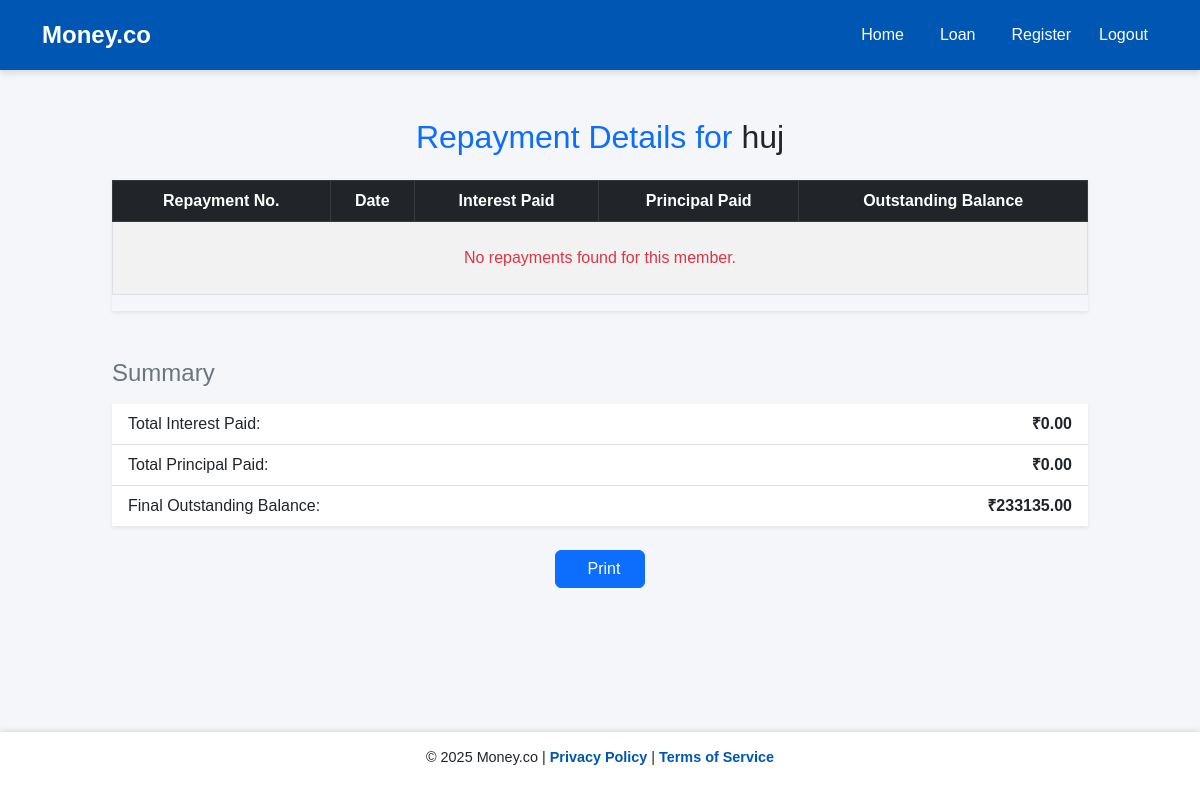
/repayments/8/, run on an earlier commit of the app's database.
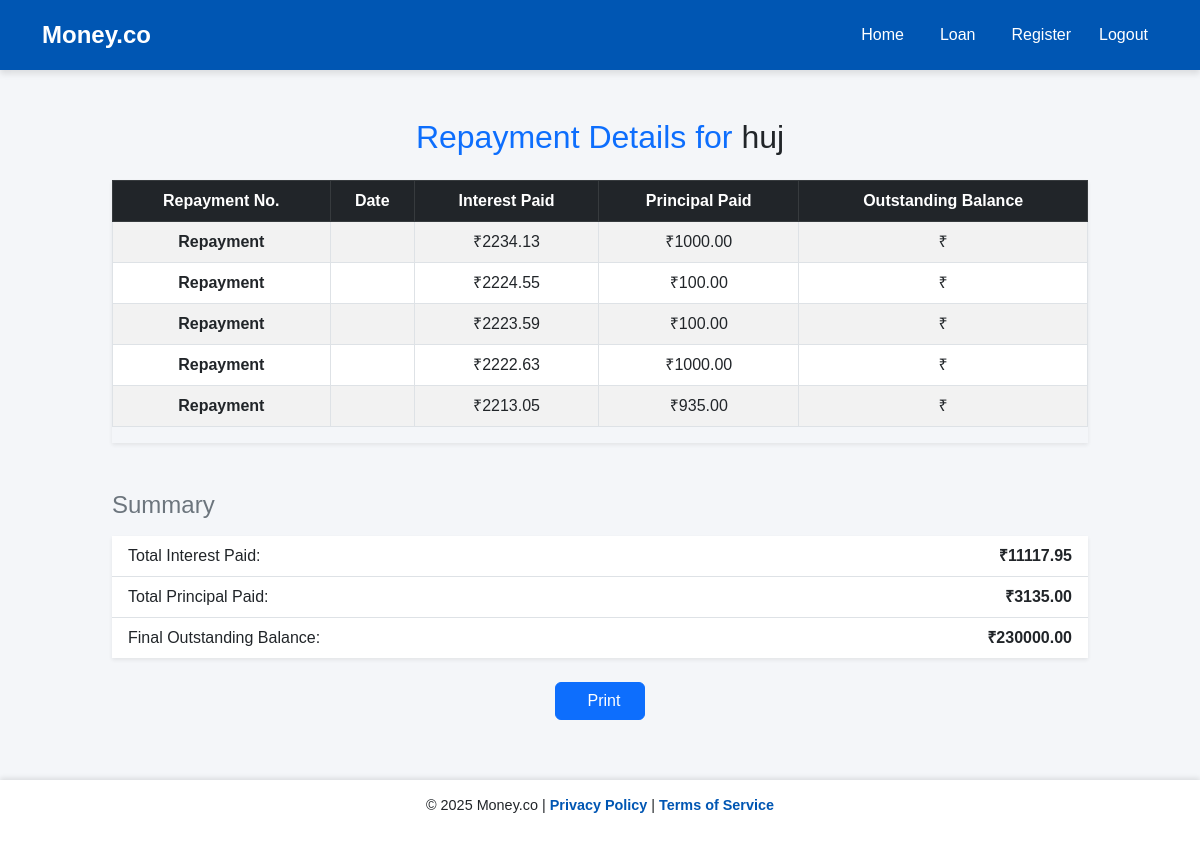
And on a later commit of the database.
### moneyapp/models.py (models this page shows, shortened)
class Member(models.Model):
    ROLE_CHOICES = [
        ('Teaching', 'Teaching Staff'),
        ('Non-Teaching', 'Non-Teaching Staff'),
    ]
    name = models.CharField(max_length=100)
    member_id = models.CharField(max_length=50, unique=True)
    department = models.CharField(max_length=100, blank=True)
    designation = models.CharField(max_length=100, blank=True)
    mob = models.BigIntegerField()
    email = models.EmailField()
    dob = models.DateField()
    doj = models.DateField()
    doj_service = models.DateField()
    maximum_period = models.IntegerField()
    max_loan_amount = models.DecimalField(max_digits=10, decimal_places=2)
    city = models.CharField(max_length=100)
    pincode = models.CharField(max_length=10)
    role = models.CharField(max_length=20, choices=ROLE_CHOICES, default='Non-Teaching')
    has_loan = models.BooleanField(default=False)

class LoanRepayment(models.Model):
    member = models.ForeignKey(Member, on_delete=models.CASCADE)
    interest_paid = models.DecimalField(max_digits=10, decimal_places=2)
    principal_paid = models.DecimalField(max_digits=10, decimal_places=2)
    total_payment = models.DecimalField(max_digits=10, decimal_places=2)
    repayment_date = models.DateField(auto_now_add=False)

### moneyapp/views.py (the view)
# urls.py: path('repayments/<int:member_id>/', views.repayment_details, name='repayment_detail'),
def repayment_details(request, member_id):
    member = get_object_or_404(Member, id=member_id)
    repayments = LoanRepayment.objects.filter(member=member).order_by('id')
    total_interest = sum(r.interest_paid for r in repayments)
    total_principal = sum(r.principal_paid for r in repayments)
    final_balance = member.max_loan_amount
    return render(request, 'repayment_detail.html', {  # Changed from 'repayments/repayment_details.html'
        'member': member,
        'repayments': repayments,
        'total_interest': total_interest,
        'total_principal': total_principal,
        'final_balance': final_balance
    })

### moneyapp/templates/repayment_detail.html (shortened to what this page needs)
{% extends 'base.html' %}
{% block content %}
<div class="container my-5" style="max-width: 1000px;">
    <h2 class="text-center text-primary mb-4">Repayment Details for <span class="text-dark">{{ member.name }}</span></h2>
    <div class="table-responsive shadow-sm">
        <table class="table table-striped table-bordered align-middle">
            <thead class="table-dark text-center">
                <tr>
                    <th>Repayment No.</th>
                    <th>Date</th>
                    <th>Interest Paid</th>
                    <th>Principal Paid</th>
                    <th>Outstanding Balance</th>
                </tr>
            </thead>
            <tbody>
                {% if repayments %}
                    {% for repayment in repayments %}
                        <tr class="text-center">
                            <td><strong>Repayment {{ repayment.repayment_number }}</strong></td>
                            <td>{{ repayment.date|date:"d M Y" }}</td>
                            <td>₹{{ repayment.interest_paid|floatformat:2 }}</td>
                            <td>₹{{ repayment.principal_paid|floatformat:2 }}</td>
                            <td>₹{{ repayment.outstanding_balance|floatformat:2 }}</td>
                        </tr>
                    {% endfor %}
                {% else %}
                    <tr>
                        <td colspan="5" class="text-center text-danger py-4">
                            No repayments found for this member.
                        </td>
                    </tr>
                {% endif %}
            </tbody>
        </table>
    </div>
    <div class="mt-5">
        <h4 class="mb-3 text-secondary">Summary</h4>
        <ul class="list-group list-group-flush shadow-sm">
            <li class="list-group-item d-flex justify-content-between">
                <span>Total Interest Paid:</span> <strong>₹{{ total_interest|floatformat:2 }}</strong>
            </li>
            <li class="list-group-item d-flex justify-content-between">
                <span>Total Principal Paid:</span> <strong>₹{{ total_principal|floatformat:2 }}</strong>
            </li>
            <li class="list-group-item d-flex justify-content-between">
                <span>Final Outstanding Balance:</span> <strong>₹{{ final_balance|floatformat:2 }}</strong>
            </li>
        </ul>
    </div>
    <div class="text-center mt-4">
        <button onclick="window.print()" class="btn btn-primary px-4">
            Print
        </button>
    </div>
</div>
{% endblock %}

### moneyapp/templates/base.html (shortened to what this page needs)
<!DOCTYPE html>
<html lang="en">
<head>
    <link href="https://cdn.jsdelivr.net/npm/bootstrap@5.3.0/dist/css/bootstrap.min.css" rel="stylesheet">
</head>
<body>
    {% if request.resolver_match.url_name != "login" %}
    <nav class="navbar navbar-expand-lg">
        <div class="container">
            <a class="navbar-brand" href="{% url 'home' %}">Money.co</a>
            <div class="collapse navbar-collapse" id="navbarNav">
                <ul class="navbar-nav ms-auto">
                    <li class="nav-item">
                        <a class="nav-link" href="{% url 'home' %}">Home</a>
                    </li>
                    <li class="nav-item">
                        <a class="nav-link" href="{% url 'loan' %}">Loan</a>
                    </li>
                    <li class="nav-item">
                        <a class="nav-link" href="{% url 'register_member' %}">Register</a>
                    </li>
                    <li class="nav-item d-flex align-items-center">
                        <form method="post" action="{% url 'logout' %}">
                            <button type="submit" class="nav-link text-danger btn btn-link p-0" style="border: none;">Logout</button>
                        </form>
                    </li>
                </ul>
            </div>
        </div>
    </nav>
    {% endif %}
    {% block content %}
    {% endblock %}
    {% if request.resolver_match.url_name != "login" %}
    <div class="footer">
        <p>&copy; 2025 Money.co | <a href="#">Privacy Policy</a> | <a href="#">Terms of Service</a></p>
    </div>
    {% endif %}
</body>
</html>

### moneyapp/templates/base.html (style rules this page uses)
body { background-color: #f4f6f9; font-family: 'Arial', sans-serif; padding-bottom: 80px; }
.navbar { background-color: #0056b3; padding: 12px 0; box-shadow: 0 4px 6px rgba(0, 0, 0, 0.1); }
.navbar-brand { font-weight: bold; color: #fff !important; font-size: 1.5rem; }
.navbar-nav .nav-link { color: #fff !important; font-size: 1rem; margin: 0 10px; transition: 0.3s; }
.footer { position: fixed; left: 0; bottom: 0; width: 100%; background-color: white; text-align: center; padding: 15px 0; box-shadow: 0 -2px 5px rgba(0, 0, 0, 0.1); font-size: 0.9rem; }
.footer a { text-decoration: none; color: #0056b3; font-weight: bold; }

What changed in the data, as far as the page shows it:
changed Member "huj": max_loan_amount "233135.00" → "230000.00"
added LoanRepayment: interest_paid "2234.13", principal_paid "1000.00"
added LoanRepayment: interest_paid "2224.55", principal_paid "100.00"
added LoanRepayment: interest_paid "2223.59", principal_paid "100.00"
added LoanRepayment: interest_paid "2222.63", principal_paid "1000.00"
added LoanRepayment: interest_paid "2213.05", principal_paid "935.00"
Also different on the page:
{{ total_interest|floatformat:2 }}: "0.00" → "11117.95"
{{ total_principal|floatformat:2 }}: "0.00" → "3135.00"
text no longer shown: "No repayments found for this member."
